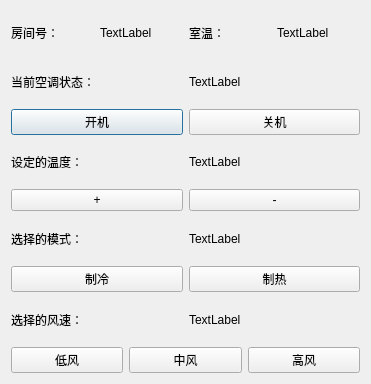
<?xml version="1.0" encoding="UTF-8"?>
<ui version="4.0">
 <class>Dialog</class>
 <widget class="QDialog" name="Dialog">
  <property name="geometry">
   <rect>
    <x>0</x>
    <y>0</y>
    <width>371</width>
    <height>384</height>
   </rect>
  </property>
  <property name="windowTitle">
   <string>Dialog</string>
  </property>
  <layout class="QVBoxLayout" name="verticalLayout">
   <item>
    <layout class="QHBoxLayout" name="horizontalLayout">
     <item>
      <widget class="QLabel" name="label">
       <property name="text">
        <string>房间号：</string>
       </property>
      </widget>
     </item>
     <item>
      <widget class="QLabel" name="label_2">
       <property name="text">
        <string>TextLabel</string>
       </property>
      </widget>
     </item>
     <item>
      <widget class="QLabel" name="label_3">
       <property name="text">
        <string>室温：</string>
       </property>
      </widget>
     </item>
     <item>
      <widget class="QLabel" name="label_4">
       <property name="text">
        <string>TextLabel</string>
       </property>
      </widget>
     </item>
    </layout>
   </item>
   <item>
    <layout class="QHBoxLayout" name="horizontalLayout_2">
     <item>
      <widget class="QLabel" name="label_6">
       <property name="text">
        <string>当前空调状态：</string>
       </property>
      </widget>
     </item>
     <item>
      <widget class="QLabel" name="label_7">
       <property name="text">
        <string>TextLabel</string>
       </property>
      </widget>
     </item>
    </layout>
   </item>
   <item>
    <layout class="QHBoxLayout" name="horizontalLayout_3">
     <item>
      <widget class="QPushButton" name="pushButton">
       <property name="text">
        <string>开机</string>
       </property>
      </widget>
     </item>
     <item>
      <widget class="QPushButton" name="pushButton_2">
       <property name="text">
        <string>关机</string>
       </property>
      </widget>
     </item>
    </layout>
   </item>
   <item>
    <layout class="QHBoxLayout" name="horizontalLayout_4">
     <item>
      <widget class="QLabel" name="label_8">
       <property name="text">
        <string>设定的温度：</string>
       </property>
      </widget>
     </item>
     <item>
      <widget class="QLabel" name="label_9">
       <property name="text">
        <string>TextLabel</string>
       </property>
      </widget>
     </item>
    </layout>
   </item>
   <item>
    <layout class="QHBoxLayout" name="horizontalLayout_9">
     <item>
      <widget class="QPushButton" name="pushButton_8">
       <property name="text">
        <string>+</string>
       </property>
      </widget>
     </item>
     <item>
      <widget class="QPushButton" name="pushButton_9">
       <property name="text">
        <string>-</string>
       </property>
      </widget>
     </item>
    </layout>
   </item>
   <item>
    <layout class="QHBoxLayout" name="horizontalLayout_6">
     <item>
      <widget class="QLabel" name="label_5">
       <property name="text">
        <string>选择的模式：</string>
       </property>
      </widget>
     </item>
     <item>
      <widget class="QLabel" name="label_10">
       <property name="text">
        <string>TextLabel</string>
       </property>
      </widget>
     </item>
    </layout>
   </item>
   <item>
    <layout class="QHBoxLayout" name="horizontalLayout_5">
     <item>
      <widget class="QPushButton" name="pushButton_3">
       <property name="text">
        <string>制冷</string>
       </property>
      </widget>
     </item>
     <item>
      <widget class="QPushButton" name="pushButton_4">
       <property name="text">
        <string>制热</string>
       </property>
      </widget>
     </item>
    </layout>
   </item>
   <item>
    <layout class="QHBoxLayout" name="horizontalLayout_7">
     <item>
      <widget class="QLabel" name="label_13">
       <property name="text">
        <string>选择的风速：</string>
       </property>
      </widget>
     </item>
     <item>
      <widget class="QLabel" name="label_14">
       <property name="text">
        <string>TextLabel</string>
       </property>
      </widget>
     </item>
    </layout>
   </item>
   <item>
    <layout class="QHBoxLayout" name="horizontalLayout_8">
     <item>
      <widget class="QPushButton" name="pushButton_5">
       <property name="text">
        <string>低风</string>
       </property>
      </widget>
     </item>
     <item>
      <widget class="QPushButton" name="pushButton_6">
       <property name="text">
        <string>中风</string>
       </property>
      </widget>
     </item>
     <item>
      <widget class="QPushButton" name="pushButton_7">
       <property name="text">
        <string>高风</string>
       </property>
      </widget>
     </item>
    </layout>
   </item>
  </layout>
 </widget>
 <resources/>
 <connections/>
</ui>
